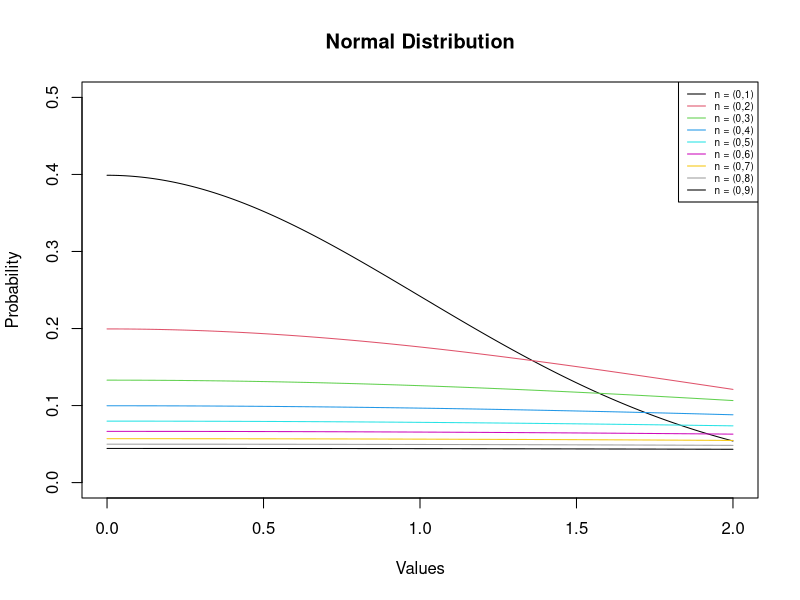

R code for this plot:
library(stats)

#################################################################
##             VISUALIZING THE NORMAL DISTRIBUTION             ##
#################################################################

x <- seq(from = 0, to = 2, length = 200)
y_1 <- dnorm(x, 0, 1)
y_2 <- dnorm(x, 0, 2)
y_3 <- dnorm(x, 0, 3)
y_4 <- dnorm(x, 0, 4)
y_5 <- dnorm(x, 0, 5)
y_6 <- dnorm(x, 0, 6)
y_7 <- dnorm(x, 0, 7)
y_8 <- dnorm(x, 0, 8)
y_9 <- dnorm(x, 0, 9)


# Plot the densities
plot(x, y_1, col = 1, type = "l", 
     main = "Normal Distribution",
     xlab = "Values",
     ylab = "Probability",
     ylim = c(0, 0.5))
lines(x, y_2, col = 2)
lines(x, y_3, col = 3)
lines(x, y_4, col = 4)
lines(x, y_5, col = 5)
lines(x, y_6, col = 6)
lines(x, y_7, col = 7)
lines(x, y_8, col = 8)
lines(x, y_9, col = 9)


# Add the legend
legend("topright",
       c("n = (0,1)", "n = (0,2)", "n = (0,3)", "n = (0,4)", 
         "n = (0,5)", "n = (0,6)", "n = (0,7)", "n = (0,8)", "n = (0,9)"), 
       col = c(1, 2, 3, 4, 5, 6, 7, 8, 9), lty = 1,
       cex = 0.6)
